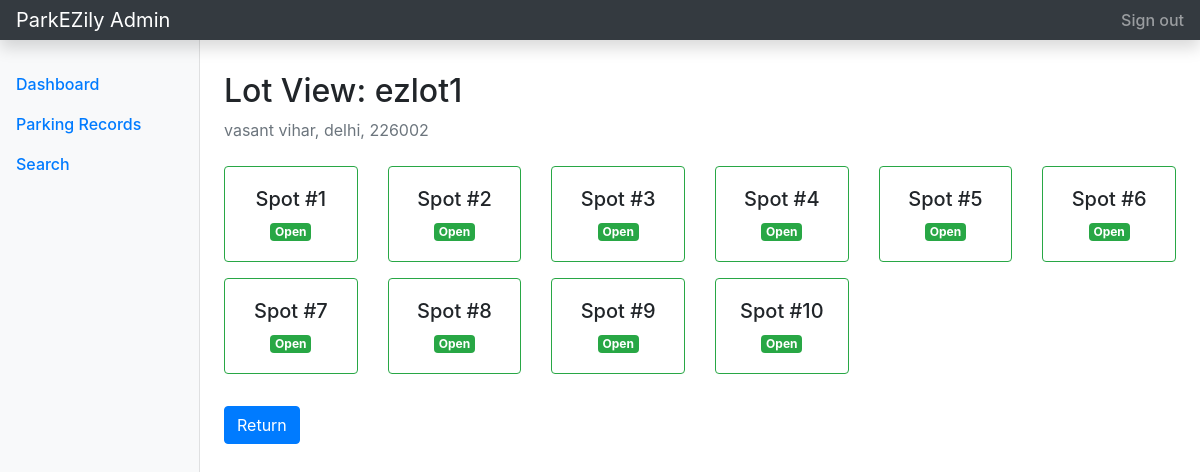
The page /admin/lot/inspect/1 (signed in) on the database its author committed.
### tables this page shows
CREATE TABLE parking_lot (
        id INTEGER PRIMARY KEY AUTOINCREMENT,
        location_name TEXT NOT NULL,
        address TEXT NOT NULL,
        price_per_hour REAL NOT NULL,
        pin_code TEXT NOT NULL,
        max_spots INTEGER NOT NULL
    );

CREATE TABLE parking_spot (
        id INTEGER PRIMARY KEY AUTOINCREMENT,
        lot_id INTEGER NOT NULL,
        status TEXT NOT NULL CHECK(status IN ('A', 'O')),
        FOREIGN KEY (lot_id) REFERENCES parking_lot(id) ON DELETE CASCADE
    );

### controllers/admin.py (the view)
@adm_bp.route('/admin/lot/inspect/<int:lot_id>')
@login_req
def inspect_lot(lot_id):
    db = get_db()
    lot = db.execute('SELECT * FROM parking_lot WHERE id = ?', (lot_id,)).fetchone()
    spots = db.execute('SELECT * FROM parking_spot WHERE lot_id = ?', (lot_id,)).fetchall()
    db.close()
    return render_template('admin/view_lot.html', lot=lot, spots=spots)

### controllers/admin.py (called while the page is built)
def get_db():
    db = sqlite3.connect(DB_FILE)
    db.row_factory = sqlite3.Row
    return db

def login_req(f):
    @wraps(f)
    def wrapper(*args, **kwargs):
        if 'user_role' not in session or session['user_role'] != 'admin':
            flash('Admin access is required for this page.', 'danger')
            return redirect(url_for('auth.login')) # CHANGE THIS LINE
        return f(*args, **kwargs)
    return wrapper

### templates/admin/view_lot.html (shortened to what this page needs)
{% extends 'admin/admin_base.html' %}
{% block admin_main %}
<h1 class="h2">Lot View: {{ lot.location_name }}</h1>
<p class="text-muted">{{ lot.address }}, {{ lot.pin_code }}</p>
<div class="row mt-4">
    {% for spot in spots %}
    <div class="col-md-2 mb-3">
        <div class="card text-center {% if spot.status == 'O' %}border-danger{% else %}border-success{% endif %}">
            <div class="card-body">
                <h5 class="card-title">Spot #{{ loop.index }}</h5>
                <p class="card-text">
                    {% if spot.status == 'O' %}
                        <span class="badge badge-danger">Taken</span>
                    {% else %}
                        <span class="badge badge-success">Open</span>
                    {% endif %}
                </p>
            </div>
        </div>
    </div>
    {% endfor %}
</div>
<a href="{{ url_for('admin.dashboard') }}" class="btn btn-primary mt-3">Return</a>
{% endblock %}

### rows shown on the page
parking_lot: location_name "ezlot1", address "vasant vihar, delhi", pin_code "226002"
parking_spot: status "Open"
parking_spot: status "Open"
parking_spot: status "Open"
parking_spot: status "Open"
parking_spot: status "Open"
parking_spot: status "Open"
parking_spot: status "Open"
parking_spot: status "Open"
parking_spot: status "Open"
parking_spot: status "Open"
